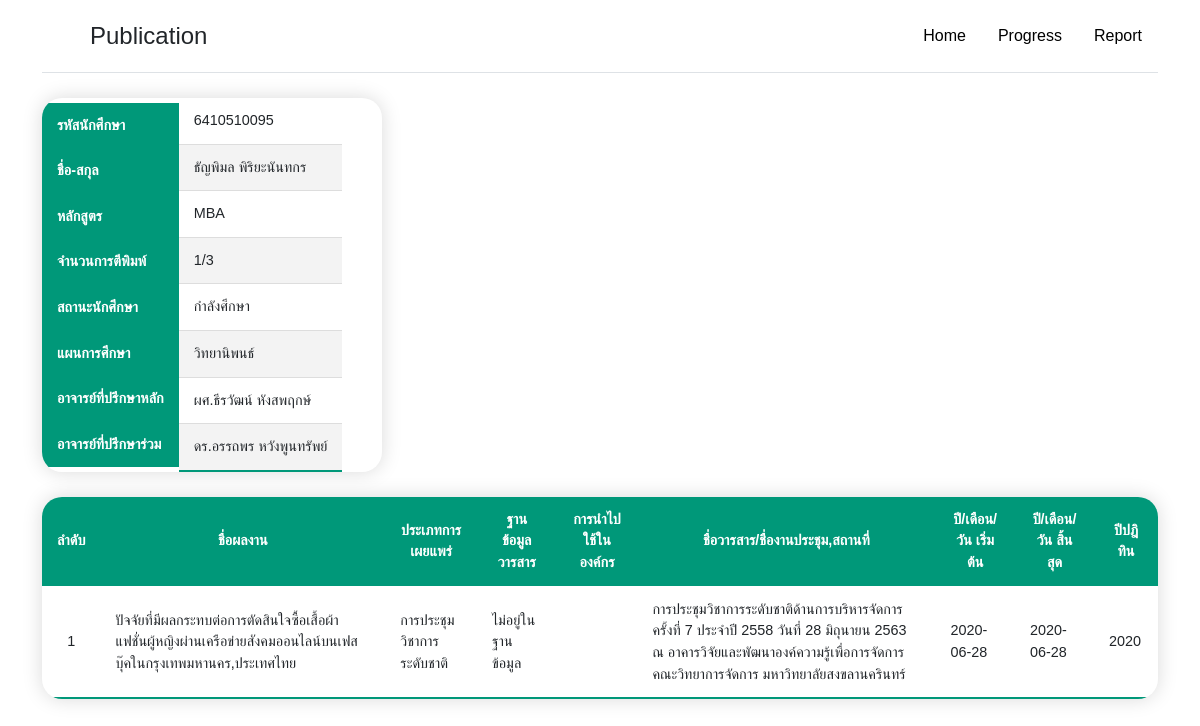
The page /student_public.php?show_id=6410510095 on the database its author committed.
### tables this page shows
CREATE TABLE `student_info` (
  `student_id` varchar(10) NOT NULL,
  `student_name` varchar(100) NOT NULL,
  `student_status_id` int(10) NOT NULL,
  `student_course_id` int(10) NOT NULL,
  `student_principal_advisor` varchar(100) NOT NULL,
  `student_associate_advisor` varchar(100) NOT NULL,
  `student_plan_id` int(10) NOT NULL,
  `education_level` int(10) NOT NULL
);

CREATE TABLE `student_public` (
  `publication_id` int(10) NOT NULL,
  `publication_name` varchar(255) NOT NULL,
  `publication_type_id` int(10) NOT NULL,
  `publication_data_id` int(10) NOT NULL,
  `publication_used` varchar(255) NOT NULL,
  `publication_description` varchar(255) NOT NULL,
  `publication_start` date NOT NULL,
  `publication_end` date NOT NULL,
  `publication_year` year(4) NOT NULL,
  `student_id` varchar(10) NOT NULL
);

CREATE TABLE `student_course` (
  `id` int(10) NOT NULL,
  `course_name` varchar(100) NOT NULL
);

CREATE TABLE `education_level` (
  `id` int(10) NOT NULL,
  `education_name` varchar(100) NOT NULL,
  `total_pub` int(10) NOT NULL
);

CREATE TABLE `student_status` (
  `id` int(11) NOT NULL,
  `status` varchar(100) NOT NULL
);

CREATE TABLE `student_plan` (
  `id` int(11) NOT NULL,
  `plan` varchar(100) NOT NULL
);

CREATE TABLE `publication_type` (
  `id` int(10) NOT NULL,
  `publication_type` varchar(100) NOT NULL
);

CREATE TABLE `publication_data` (
  `id` int(10) NOT NULL,
  `publication_data` varchar(100) NOT NULL
);

### student_public.php (the view, shortened to what this page needs)
<?php
require_once('config/db.php');
?>
<?php
if (isset($_REQUEST['show_id'])) {
    try {
        $student_id = $_REQUEST['show_id'];
        $sql = "SELECT * FROM student_info JOIN student_public ON student_info.student_id = student_public.student_id
        JOIN student_status ON student_info.student_status_id = student_status.id
        JOIN student_plan ON student_info.student_plan_id = student_plan.id
        JOIN student_course ON student_info.student_course_id = student_course.id
        JOIN publication_data ON student_public.publication_data_id = publication_data.id
        JOIN publication_type ON student_public.publication_type_id = publication_type.id
        JOIN education_level ON student_info.education_level = education_level.id
        WHERE student_info.student_id = :student_id
        ";
        $select_stmt = $conn->prepare($sql);
        $select_stmt->bindParam(':student_id', $student_id);
        $select_stmt->execute();
        $rowCount = $select_stmt->rowCount();
    } catch (PDOException $e) {
        echo $e->getMessage();
    }
}
?>
<!DOCTYPE html>
<html lang="en">
<head>
    <link href="https://cdn.jsdelivr.net/npm/bootstrap@5.0.2/dist/css/bootstrap.min.css"
    rel="stylesheet">
    <link rel="stylesheet" href="style.css">
</head>
<body>
  <?php include 'navbar.php';?>
    <div class="container">
      <table id="vertical-2" class="styled-table">
        <thead>
          <tr>
          <th>รหัสนักศึกษา</th>
          </tr>
          <tr>
          <th>ชื่อ-สกุล</th>
          </tr>
          <tr>
          <th>หลักสูตร</th>
          </tr>
          <tr>
          <th>จำนวนการตีพิมพ์</th>
          </tr>
          <tr>
          <th>สถานะนักศึกษา</th>
          </tr>
          <tr>
          <th>แผนการศึกษา</th>
          </tr>
          <tr>
          <th>อาจารย์ที่ปรึกษาหลัก</th>
          </tr>
          <tr>
          <th>อาจารย์ที่ปรึกษาร่วม</th>
          </tr>
        </thead>
        <tbody>
          <?php
            $row = $select_stmt->fetch(PDO::FETCH_ASSOC);
            $student_id = $row['student_id'];
            $student_name = $row['student_name'];
            $student_status = $row['status'];
            $student_course = $row['course_name'];
            $total_pub = $row['total_pub'];
            $student_principal_advisor = $row['student_principal_advisor'];
            $student_associate_advisor = $row['student_associate_advisor'];
            $student_plan = $row['plan'];
          ?>
          <tr>
              <td><?php echo $student_id?></td>
          </tr>
          <tr>
              <td><?php echo $student_name?></td>
          </tr>
          <tr>
              <td><?php echo $student_course?></td>
          </tr>
          <tr>
              <td><?php echo $rowCount?>/<?php echo $total_pub?></td>
          </tr>
          <tr>
              <td><?php echo $student_status?></td>
          </tr>
          <tr>
              <td><?php echo $student_plan?></td>
          </tr>
          <tr>
              <td><?php echo $student_principal_advisor?></td>
          </tr>
          <tr>
              <td><?php echo $student_associate_advisor?></td>
          </tr>
        </tbody>
      </table>
    </div>
    <div class="container">
    <table id="example" class="styled-table table table-hover">
        <thead>
      <tr class="table align-middle text-center">
        <th>ลำดับ</th>
        <th>ชื่อผลงาน</th>
        <th>ประเภทการเผยแพร่</th>
        <th>ฐานข้อมูลวารสาร</th>
        <th>การนำไปใช้ในองค์กร</th>
        <th>ชื่อวารสาร/ชื่องานประชุม,สถานที่</th>
        <th>ปี/เดือน/วัน เริ่มต้น</th>
        <th>ปี/เดือน/วัน สิ้นสุด</th>
        <th>ปีปฎิทิน</th>
      </tr>
    </thead>
    <tbody>
      <?php
        $count=1;
        $student_id = $_REQUEST['show_id'];
        $sql = "SELECT * FROM student_info JOIN student_public ON student_info.student_id = student_public.student_id
        JOIN student_status ON student_info.student_status_id = student_status.id
        JOIN student_plan ON student_info.student_plan_id = student_plan.id
        JOIN student_course ON student_info.student_course_id = student_course.id
        JOIN publication_data ON student_public.publication_data_id = publication_data.id
        JOIN publication_type ON student_public.publication_type_id = publication_type.id
        WHERE student_info.student_id = :student_id
        ORDER BY publication_year DESC";
        $select_stmt2 = $conn->prepare($sql);
        $select_stmt2->bindParam(':student_id', $student_id);
        $select_stmt2->execute();
        if ($select_stmt2-> rowCount() > 0){
          while ($row=$select_stmt2-> fetch(PDO::FETCH_ASSOC)) {
            $publication_name = $row['publication_name'];
            $publication_type_id = $row['publication_type'];
            $publication_data_id = $row['publication_data'];
            $publication_used = $row['publication_used'];
            $publication_description = $row['publication_description'];
            $publication_start = $row['publication_start'];
            $publication_end = $row['publication_end'];
            $publication_year = $row['publication_year'];
          ?>
          <tr class="table align-middle">
            <td class="text-center"><?php echo $count?></td>
            <td><?php echo $publication_name?></td>
            <td><?php echo $publication_type_id?></td>
            <td><?php echo $publication_data_id?></td>
            <td><?php echo $publication_used?></td>
            <td><?php echo $publication_description?></td>
            <td><?php echo $publication_start?></td>
            <td><?php echo $publication_end?></td>
            <td><?php echo $publication_year?></td>
            </tr>
            <?php
                  $count=$count+1;
                }
              }
            ?>
      </tbody>
    </table>
    </div>
</body>
</html>

### style.css (style rules this page uses)
* { margin: 0; padding: 0; box-sizing: border-box; font-family: Arial, Helvetica, sans-serif; }
#vertical-2,#example { overflow: hidden; border-radius: 20px; }
#vertical-2 thead, #vertical-2 tbody { display: inline-table; border-radius: 200px; }
.styled-table { border-collapse: collapse; margin: 25px 0; font-size: 0.9em; font-family: sans-serif; min-width: 340px; box-shadow: 0 0 20px rgba(0, 0, 0, 0.15); overflow: hidden; }
.styled-table thead tr { background-color: #009879; color: #ffffff; text-align: left; }
.styled-table th, .styled-table td { padding: 12px 15px; }
.styled-table tbody tr { border-bottom: 1px solid #dddddd; }
.styled-table tbody tr:nth-of-type(even) { background-color: #f3f3f3; }
.styled-table tbody tr:last-of-type { border-bottom: 2px solid #009879; }

### rows shown on the page
student_info: student_public.student_id "6410510095", student_name "ธัญพิมล พิริยะนันทกร", student_course.course_name "MBA", education_level.total_pub "3", student_status.status "กำลังศึกษา", student_plan.plan "วิทยานิพนธ์", student_principal_advisor "ผศ.ธีรวัฒน์ หังสพฤกษ์", student_associate_advisor "ดร.อรรถพร หวังพูนทรัพย์", student_public.publication_name "ปัจจัยที่มีผลกระทบต่อการตัดสินใจซื้อเสื้อผ้าแฟชั่นผู้หญิงผ่านเครือข่ายสังคมออนไลน์บนเฟสบุ๊คในกรุงเทพมหานคร,ประเทศไทย", publication_type.publication_type "การประชุมวิชาการระดับชาติ", publication_data.publication_data "ไม่อยู่ในฐานข้อมูล", student_public.publication_description "การประชุมวิชาการระดับชาติด้านการบริหารจัดการ ครั้งที่ 7 ประจำปี 2558 วันที่ 28 มิถุนายน 2563 ณ อาคารวิจัยและพัฒนาองค์ความรู้เพื่อการจัดการ คณะวิทยาการจัดการ มหาวิทยาลัยสงขลานครินทร์", student_public.publication_start "2020-06-28", student_public.publication_end "2020-06-28", student_public.publication_year "2020"

### other values the page prints
$rowCount "1"
